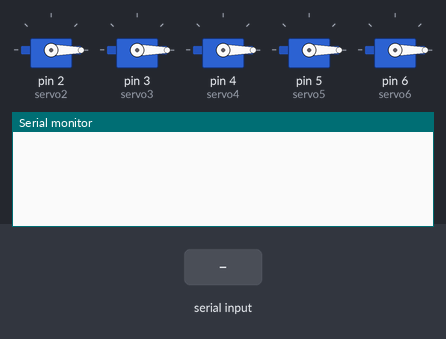
Simulated run of this sketch. Board: Arduino Uno, built with avr-gcc and run on an emulated ATmega328P. Shown: 5 × servo, the last lines printed to the serial monitor. The test bench sets the inputs (shaded band).

Above: at 1.2 s.
1.3 s: "90,45\n" received over Serial
At 1.9 s:
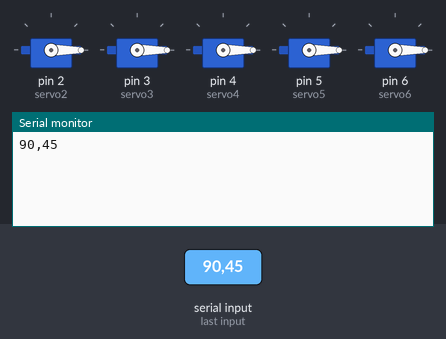
2.8 s: "2\n" received over Serial
At 4.0 s:
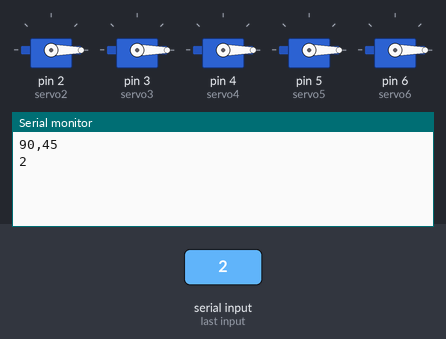

The sketch:

move_servos.ino
```cpp
#include <Servo.h>

Servo servo2;
Servo servo3;
Servo servo4;
Servo servo5;
Servo servo6;
int previous_position2 = 0;
int previous_position3 = 0;
int previous_position4 = 0;
int previous_position5 = 0;
int previous_position6 = 0;

void setup()
{
  servo2.attach(2);
  servo3.attach(3);
  servo4.attach(4);
  servo5.attach(5);
  servo6.attach(6);
  servo2.write(0);
  servo3.write(0);
  servo4.write(0);
  servo5.write(0);
  servo6.write(0);
  Serial.begin(9600);
}


void loop()
{
  String readString;
  int number;
  while (Serial.available()) {
    char c = Serial.read();  //gets one byte from serial buffer
    readString += c; //makes the String readString
    delay(1);  //slow looping to allow buffer to fill with next character
  }

  if (readString.length() >0) {
    Serial.println(readString);  //so you can see the captured String
    number = readString.toInt();  //convert readString into a number
  }
    int motor = number / 100;
    int position = number - motor * 100;

    switch (motor) {
      case 2:
        if (position != previous_position2) {
            servo2.write(position);
            readString = "";
            previous_position2 = position;
        }
        break;
      case 3:
        if (position != previous_position3) {
            servo3.write(position);
            readString = "";
            previous_position3 = position;
        }
        break;
      case 4:
        if (position != previous_position4) {
            servo4.write(position);
            readString = "";
            previous_position4 = position;
        }
        break;
      case 5:
        if (position != previous_position5) {
            servo5.write(position);
            readString = "";
            previous_position5 = position;
        }
        break;
      case 6:
        if (position != previous_position6) {
            servo6.write(position);
            readString = "";
            previous_position6 = position;
        }
        break;
    }
}
```

Measured:
- after the input at 1.3 s, the serial monitor: prints a new line at once (image 1)
- after the input at 2.8 s, the serial monitor: prints a new line at once (image 2)
